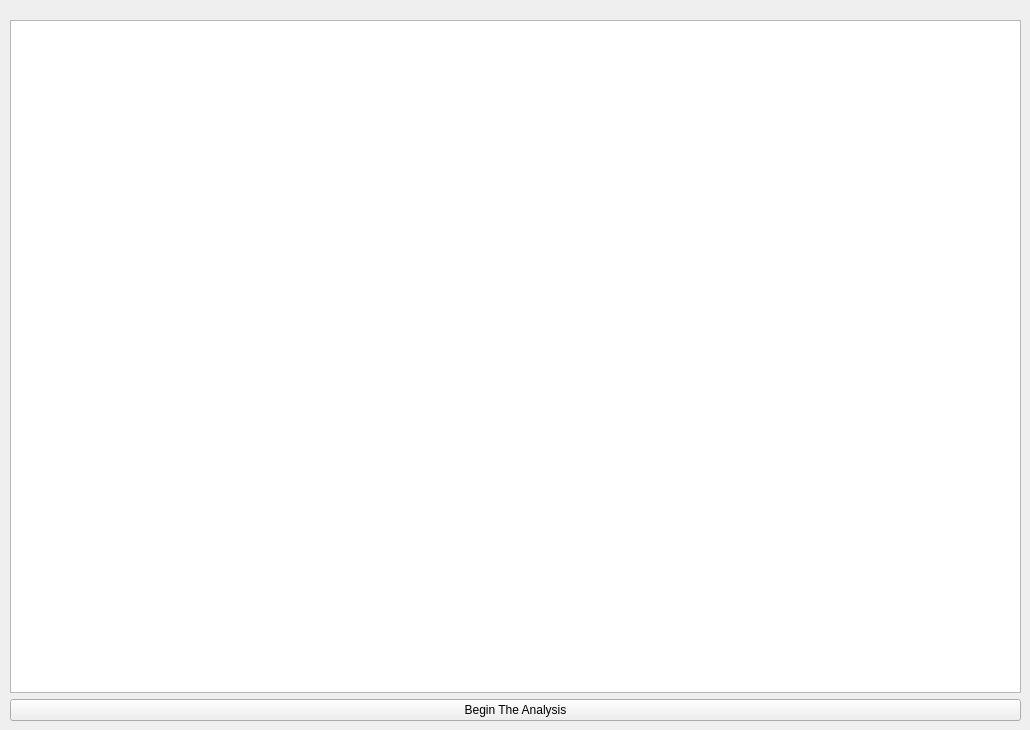
   <widget class="QWidget" name="tHelpInstructions">
    <property name="sizePolicy">
     <sizepolicy hsizetype="Expanding" vsizetype="Expanding">
      <horstretch>0</horstretch>
      <verstretch>0</verstretch>
     </sizepolicy>
    </property>
    <property name="minimumSize">
     <size>
      <width>750</width>
      <height>500</height>
     </size>
    </property>
    <property name="maximumSize">
     <size>
      <width>1200</width>
      <height>850</height>
     </size>
    </property>
    <property name="sizeIncrement">
     <size>
      <width>1</width>
      <height>1</height>
     </size>
    </property>
    <property name="baseSize">
     <size>
      <width>973</width>
      <height>697</height>
     </size>
    </property>
    <attribute name="title">
     <string>Help and Instructions</string>
    </attribute>
    <widget class="QWidget" name="layoutWidget_2">
     <property name="geometry">
      <rect>
       <x>10</x>
       <y>20</y>
       <width>1011</width>
       <height>701</height>
      </rect>
     </property>
     <layout class="QGridLayout" name="gLHelpInstructions">
      <item row="2" column="0">
       <widget class="QPushButton" name="pBBegintheanalysis">
        <property name="sizePolicy">
         <sizepolicy hsizetype="Preferred" vsizetype="Fixed">
          <horstretch>0</horstretch>
          <verstretch>0</verstretch>
         </sizepolicy>
        </property>
        <property name="text">
         <string>Begin The Analysis</string>
        </property>
        <property name="icon">
         <iconset>
          <normaloff>Icons/Begin.svg</normaloff>Icons/Begin.svg</iconset>
        </property>
       </widget>
      </item>
      <item row="1" column="0">
       <widget class="QTextEdit" name="tEHelpInstructions"/>
      </item>
     </layout>
    </widget>
   </widget>
